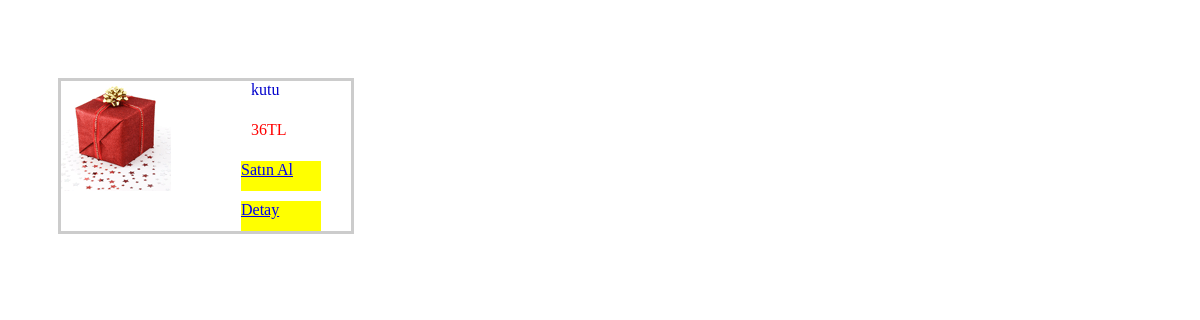
Page /PhpWebUygulama/canliAra.php?term=kutu on the committed database.
### tables this page shows
CREATE TABLE `magaza` (
  `katId` int(35) NOT NULL,
  `katAdi` varchar(35) NOT NULL,
  `urunAdi` varchar(35) NOT NULL,
  `urunFiyat` int(35) NOT NULL,
  `urunResim` varchar(35) NOT NULL
);

### PhpWebUygulama/canliAra.php (the view, shortened to what this page needs)
<link rel="stylesheet" type="text/css" href="stil.css">
<div id="ortaSag">
<?php
 $servername="localhost";
	 $username="root";
	 $password="";
	 $dbname="webproje";
$conn=mysqli_connect($servername,$username,$password,$dbname);
    if ($_REQUEST['term']) {
        $term = $_REQUEST['term'];
       	 $sql="SELECT * FROM magaza WHERE urunAdi LIKE '%".$term."%'";
	 $sonuc= mysqli_query($conn, $sql);
	 if(mysqli_num_rows($sonuc)>0)
{
	while($cek= mysqli_fetch_assoc($sonuc)){
	echo "<div class='kutu1'>";
echo "<div class='resim1'> <img src='images/".$cek['urunResim']."' /></div>";
echo "<div class='kutu1Baslik'>".$cek['urunAdi']."</div>";
echo "<div class='kutu1Fiyat'>".$cek['urunFiyat']."TL</div>";
echo "<div class='box1'><a href='#'>Satın Al</a></div>";
echo "<div class='box2'><a href='#'>Detay</a></div>";
echo "</div>";
	}
}
else
{
		echo "aradıgınız urun yoktur".mysqli_error($conn);
}
    }
?>
</div>

### PhpWebUygulama/stil.css (style rules this page uses)
#ortaSag { float:left; margin-left:30px; margin-top:20px; width:630px; }
.kutu1 { width:290px; height:150px; border-style:solid; border-color:#CCC; float:left; margin-top:50px; margin-left:20px; }
.resim1 { float:left; margin-right:30px; width:120px; height:120px; }
.kutu1Baslik { color:#00C; float:right; margin-right:30px; width:70px; height:30px; }
.kutu1Fiyat { color:red; float:right; width:70px; height:30px; clear:both; margin-right:30px; margin-top:-80px; }
.box1 { background-color:yellow; float:right; width:80px; height:30px; margin-top:-40px; margin-right:30px; }
.box2 { background-color:yellow; float:right; width:80px; height:30px; margin-right:30px; }

### rows in the picture
magaza: urunResim (picture), urunAdi "kutu", urunFiyat "36"
